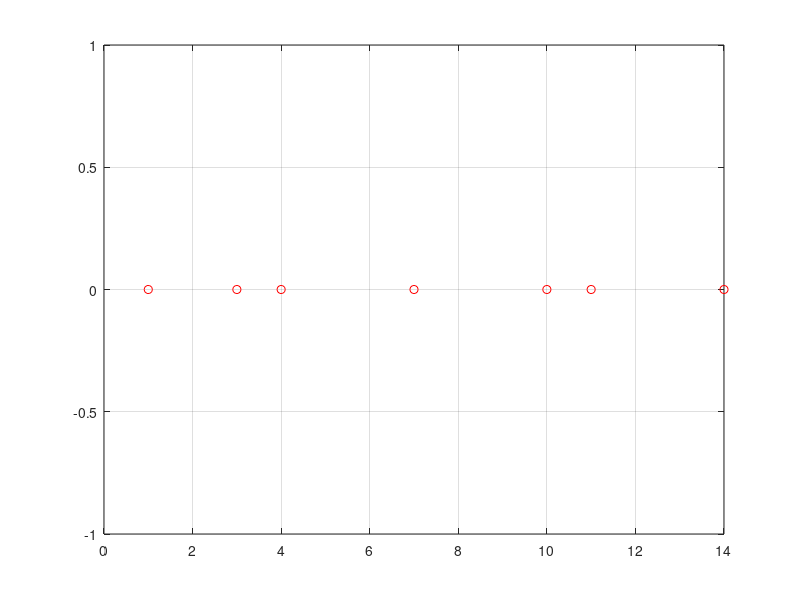

Here is the MATLAB script that generated this plot: (Note: this script raises an error after producing the figure.)
function[] = es8()
clc
clear
nodi = [1, 3, 4, 7, 10, 11, 14];
f = zeros(1, 7);

plot(nodi, f, 'or');
hold on
grid on

for j = 1:length(nodi)
    [x, uj, vj] = baseHermite(j, nodi);
    
    plot(x, uj, x, vj);
    hold on
    grid on
    zoom on
end